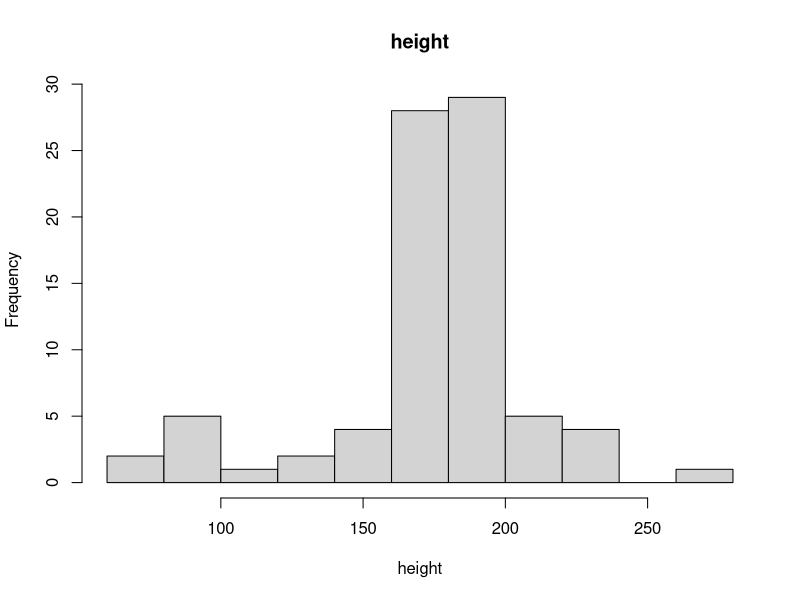
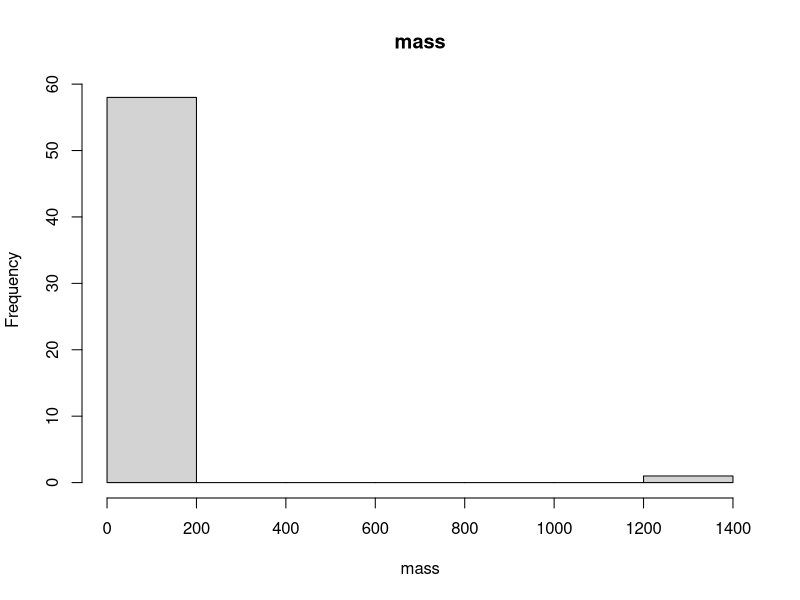
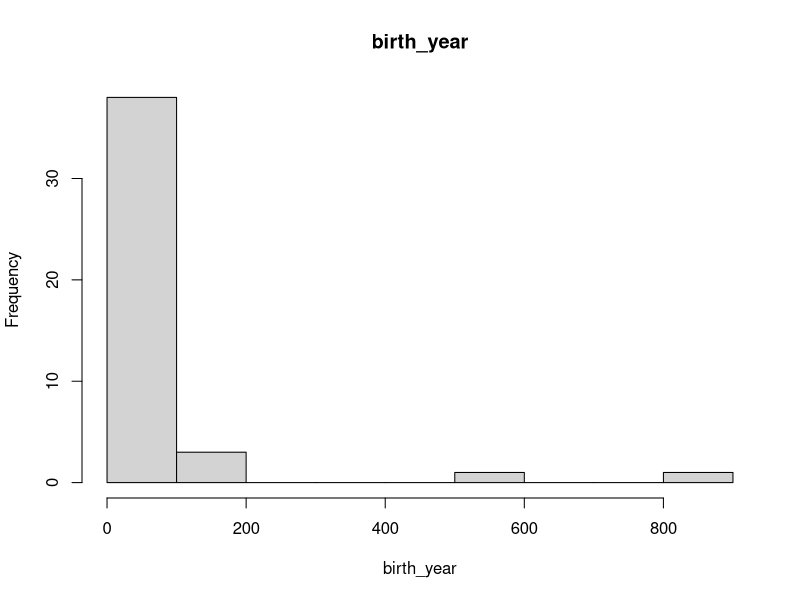

The R source for these figures, in order:
## ---- chunk 1
library(tidyverse)

starwars <- starwars
starwars <- starwars %>%
    select(-films, -vehicles, -starships)
## ---- chunk 2
for (col in colnames(starwars)) {
    if (is.numeric(starwars[[col]])) {
        hist(starwars[[col]], main = col, xlab = col)
    } else {
        print(table(starwars[[col]]))
    }
    Sys.sleep(1)
}
## ---- chunk 3
sum <- 0
i <- 1
while (i^2 < 1234567) {
    sum <- sum + i
    i <- i + 1
}
print(sum)
